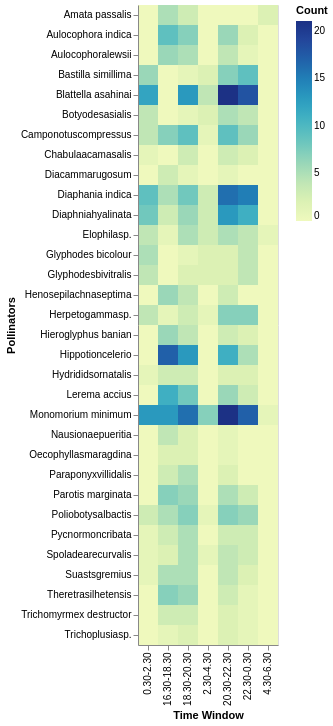

Source (notebook cell):
### Code cell
import altair as alt

df1_melted = df1.melt(id_vars=['Pollinators'], value_vars=['16.30-18.30', '18.30-20.30', '20.30-22.30', '22.30-0.30', '0.30-2.30', '2.30-4.30', '4.30-6.30'],
                      var_name='Time Window', value_name='Count')

alt.Chart(df1_melted).mark_rect().encode(
    x='Time Window:O',
    y='Pollinators:O',
    color='Count:Q'
)

### Figure 1 — Vega-Lite specification as saved in the notebook (floating-point values rounded to 4 significant figures; data arrays with more than 128 entries replaced by an {"elided": "..."} marker saying what was removed)
{"config": {"view": {"continuousWidth": 400, "continuousHeight": 300}}, "data": {"name": "data-4c3b907bfd8d3adef8eb37e7b118c7fa"}, "mark": "rect", "encoding": {"color": {"field": "Count", "type": "quantitative"}, "x": {"field": "Time Window", "type": "ordinal"}, "y": {"field": "Pollinators", "type": "ordinal"}}, "$schema": "https://vega.github.io/schema/vega-lite/v4.17.0.json", "datasets": {"data-4c3b907bfd8d3adef8eb37e7b118c7fa": {"elided": "224 records"}}}
